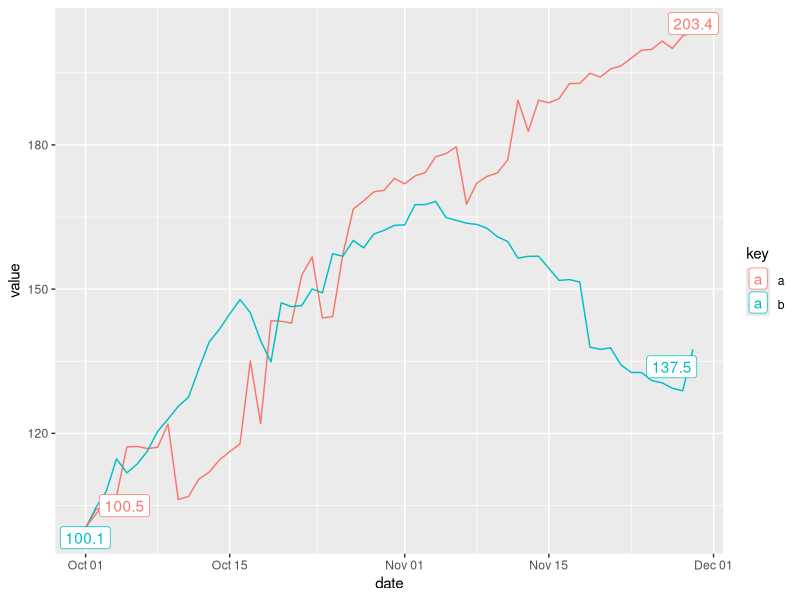
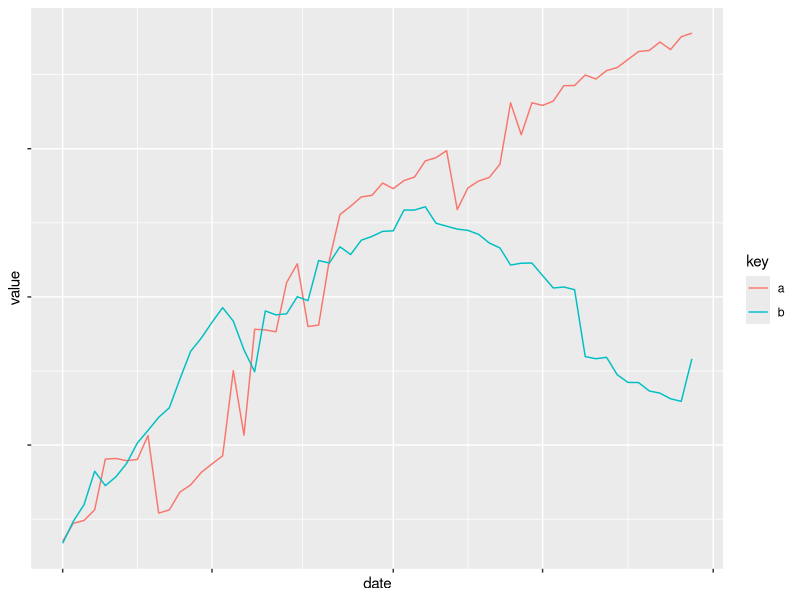
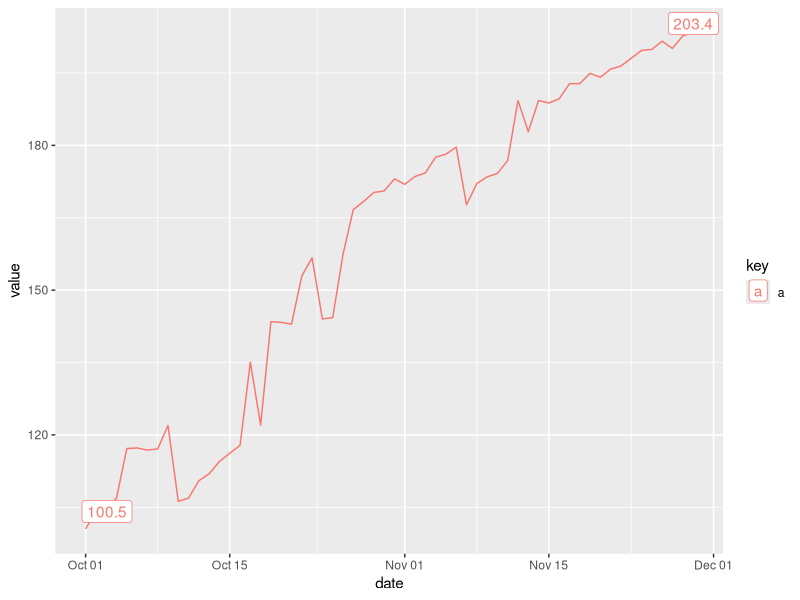
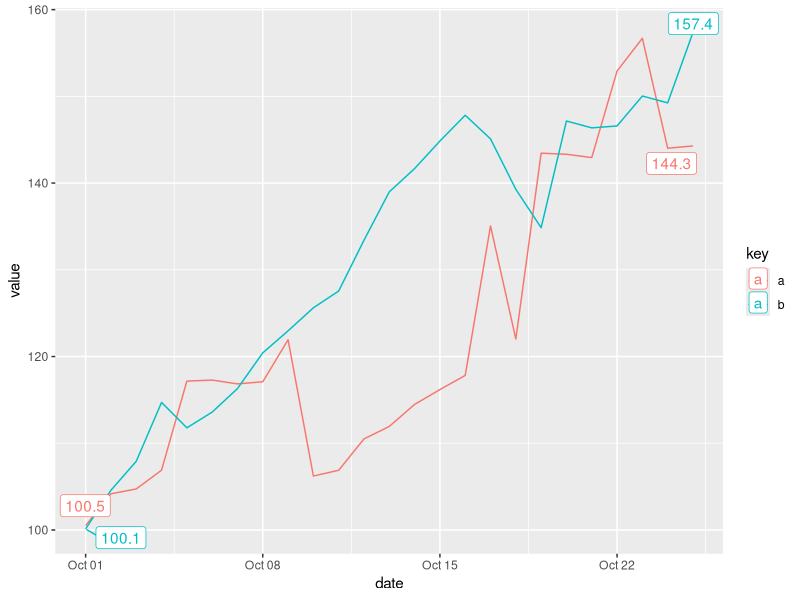
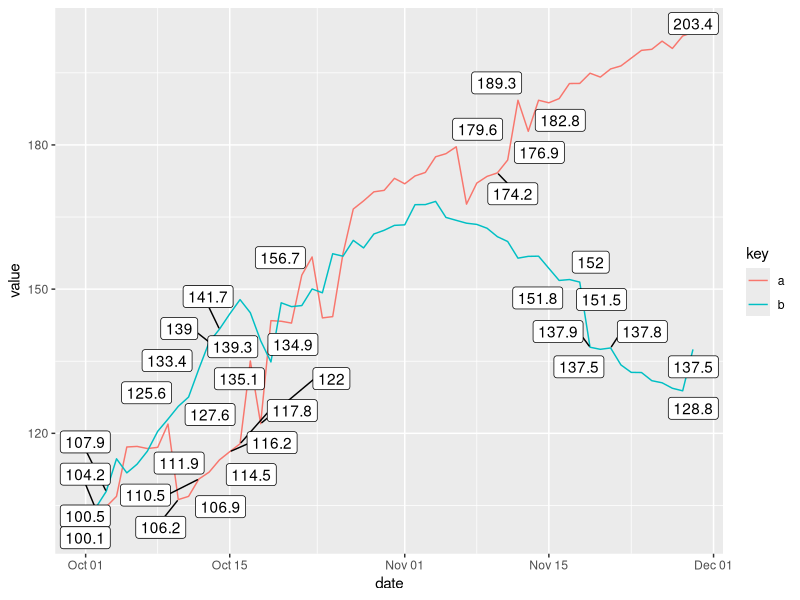
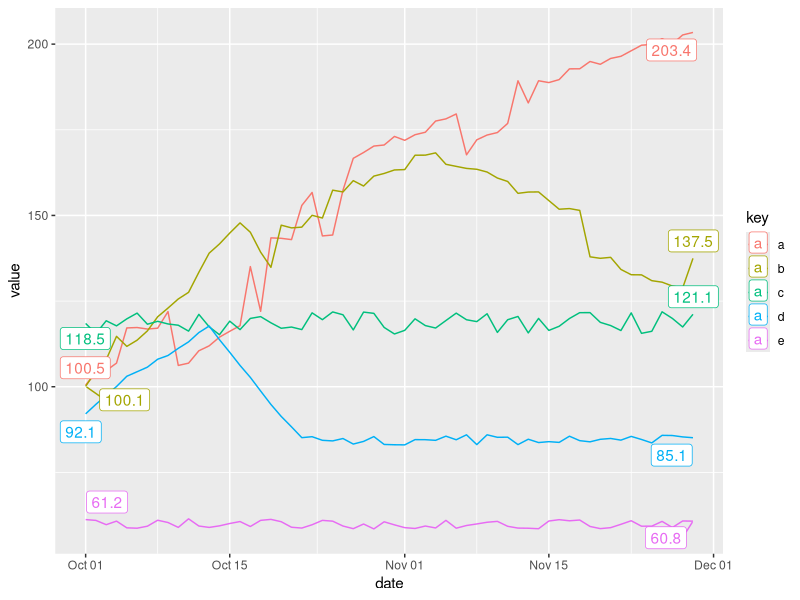
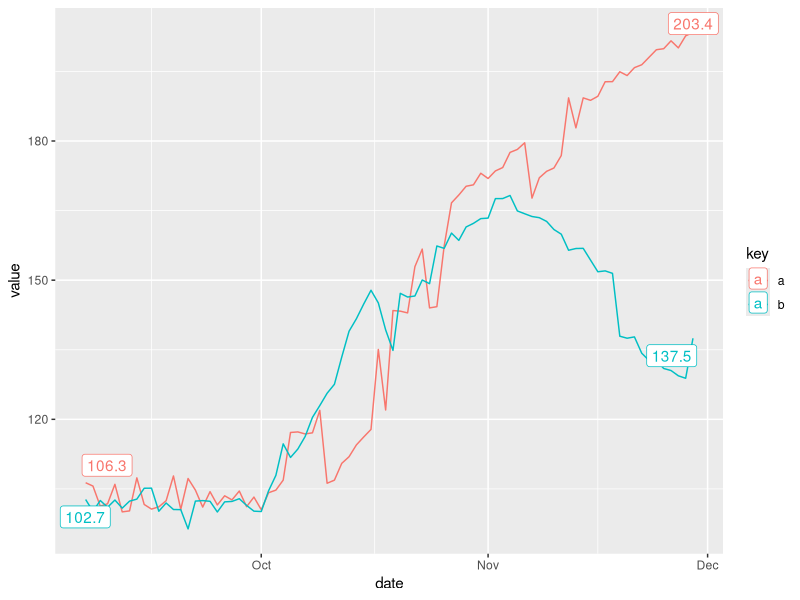

The R source for these figures, in order:
# Chart of with time on the x and y axis
library(ggplot2)
library(dplyr)

series <- readr::read_csv("timeline-playground/series-Table 1.csv") %>%
  tidyr::gather(key, value, -date)

just_right_lab_dates <- c(as.Date("2018-10-01"),
                          as.Date("2018-11-29"))

too_little_x_lab_dates <- c(as.Date("2018-10-01"),
                          as.Date("2018-10-25"))

too_much_x_lab_dates <- c(as.Date("2018-09-07"),
                             as.Date("2018-11-29"))

just_right_labs <- series %>%
  filter(date %in% just_right_lab_dates) %>%
  filter(date >= as.Date("2018-10-01")) %>%
  mutate(date_int = as.integer(date)) %>%
  filter(key %in% c("a", "b"))

too_little_series_labs <- series %>%
  filter(date %in% just_right_lab_dates) %>%
  filter(date >= as.Date("2018-10-01")) %>%
  mutate(date_int = as.integer(date)) %>%
  filter(key %in% c("a"))

too_much_series_labs <- series %>%
  filter(date %in% just_right_lab_dates) %>%
  filter(date >= as.Date("2018-10-01")) %>%
  mutate(date_int = as.integer(date)) %>%
  filter(key %in% c("a", "b", "c", "d", "e"))

too_little_x_labs <- series %>%
  filter(date %in% too_little_x_lab_dates) %>%
  mutate(date_int = as.integer(date)) %>%
  filter(key %in% c("a", "b"))


too_much_x_labs <- series %>%
  filter(date %in% too_much_x_lab_dates) %>%
  mutate(date_int = as.integer(date)) %>%
  filter(key %in% c("a", "b"))


just_right <- series %>%
  filter(date >= as.Date("2018-10-01")) %>%
  filter(key %in% c("a", "b")) %>%
  ggplot(aes(x = date,
             y = value,
             color = key)) +
  geom_line() +
  ggrepel::geom_label_repel(data = just_right_labs, aes(x = date,
                                        y = value,
                                        label = round(value,1),
                                        color = key))

too_little_series <- series %>%
  filter(date >= as.Date("2018-10-01")) %>%
  filter(key %in% c("a")) %>%
  ggplot(aes(x = date,
             y = value,
             color = key)) +
  geom_line() +
  ggrepel::geom_label_repel(data = too_little_series_labs, aes(x = date,
                                                        y = value,
                                                        label = round(value,1),
                                                        color = key))
too_much_series <- series %>%
  filter(date >= as.Date("2018-10-01")) %>%
  filter(key %in% c("a", "b", "c", "d", "e")) %>%
  ggplot(aes(x = date,
             y = value,
             color = key)) +
  geom_line() +
  ggrepel::geom_label_repel(data = too_much_series_labs, aes(x = date,
                                                        y = value,
                                                        label = round(value,1),
                                                        color = key))

too_little_x <- series %>%
  filter(date >= as.Date("2018-10-01"),
         date <= as.Date("2018-10-25")) %>%
  filter(key %in% c("a", "b")) %>%
  ggplot(aes(x = date,
             y = value,
             color = key)) +
  geom_line() +
  ggrepel::geom_label_repel(data = too_little_x_labs, aes(x = date,
                                                        y = value,
                                                        label = round(value,1),
                                                        color = key))
too_much_x <- series %>%
  filter(key %in% c("a", "b")) %>%
  ggplot(aes(x = date,
             y = value,
             color = key)) +
  geom_line() +
  ggrepel::geom_label_repel(data = too_much_x_labs, aes(x = date,
                                                          y = value,
                                                          label = round(value,1),
                                                          color = key))

too_little_label <- series %>%
  filter(date >= as.Date("2018-10-01")) %>%
  filter(key %in% c("a", "b")) %>%
  ggplot(aes(x = date,
             y = value,
             color = key)) +
  geom_line() +
  theme(axis.text = element_blank())

too_much_label <- series %>%
  filter(date >= as.Date("2018-10-01")) %>%
  filter(key %in% c("a", "b")) %>%
  ggplot(aes(x = date,
             y = value, label = round(value,1))) +
  geom_line(aes(color =  key)) + ggrepel::geom_label_repel()


